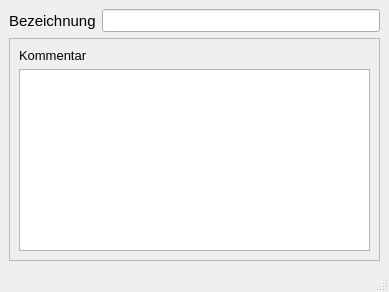
<?xml version="1.0" encoding="UTF-8"?>
<ui version="4.0">
 <class>MainWindow</class>
 <widget class="QMainWindow" name="MainWindow">
  <property name="geometry">
   <rect>
    <x>0</x>
    <y>0</y>
    <width>389</width>
    <height>292</height>
   </rect>
  </property>
  <property name="minimumSize">
   <size>
    <width>290</width>
    <height>150</height>
   </size>
  </property>
  <property name="font">
   <font>
    <family>Tahoma</family>
    <pointsize>10</pointsize>
   </font>
  </property>
  <property name="windowTitle">
   <string>Auslasstyp</string>
  </property>
  <property name="layoutDirection">
   <enum>Qt::LeftToRight</enum>
  </property>
  <widget class="QWidget" name="centralwidget">
   <layout class="QVBoxLayout" name="verticalLayout">
    <item>
     <layout class="QHBoxLayout" name="horizontalLayout">
      <item>
       <widget class="QLabel" name="label_4">
        <property name="font">
         <font>
          <family>Tahoma</family>
          <pointsize>11</pointsize>
         </font>
        </property>
        <property name="text">
         <string>Bezeichnung</string>
        </property>
        <property name="alignment">
         <set>Qt::AlignLeading|Qt::AlignLeft|Qt::AlignVCenter</set>
        </property>
       </widget>
      </item>
      <item>
       <widget class="QLineEdit" name="name">
        <property name="toolTip">
         <string>&lt;html&gt;&lt;head/&gt;&lt;body&gt;&lt;p&gt;Eindeutige Bezeichnung&lt;/p&gt;&lt;/body&gt;&lt;/html&gt;</string>
        </property>
        <property name="statusTip">
         <string>Eindeutige Bezeichnung</string>
        </property>
        <property name="text">
         <string/>
        </property>
       </widget>
      </item>
     </layout>
    </item>
    <item>
     <widget class="QScrollArea" name="scrollArea">
      <property name="widgetResizable">
       <bool>true</bool>
      </property>
      <widget class="QWidget" name="scrollAreaWidgetContents">
       <property name="geometry">
        <rect>
         <x>0</x>
         <y>0</y>
         <width>365</width>
         <height>206</height>
        </rect>
       </property>
       <layout class="QVBoxLayout" name="verticalLayout_2">
        <item>
         <widget class="QLabel" name="label_15">
          <property name="text">
           <string>Kommentar</string>
          </property>
         </widget>
        </item>
        <item>
         <widget class="QTextEdit" name="kommentar">
          <property name="minimumSize">
           <size>
            <width>0</width>
            <height>0</height>
           </size>
          </property>
          <property name="toolTip">
           <string>&lt;html&gt;&lt;head/&gt;&lt;body&gt;&lt;p&gt;Platz für zusätzliche Kommentare.&lt;/p&gt;&lt;/body&gt;&lt;/html&gt;</string>
          </property>
          <property name="statusTip">
           <string>Platz für zusätzliche Kommentare.</string>
          </property>
         </widget>
        </item>
       </layout>
      </widget>
     </widget>
    </item>
   </layout>
  </widget>
  <widget class="QStatusBar" name="statusbar"/>
 </widget>
 <tabstops>
  <tabstop>name</tabstop>
 </tabstops>
 <resources/>
 <connections/>
</ui>
